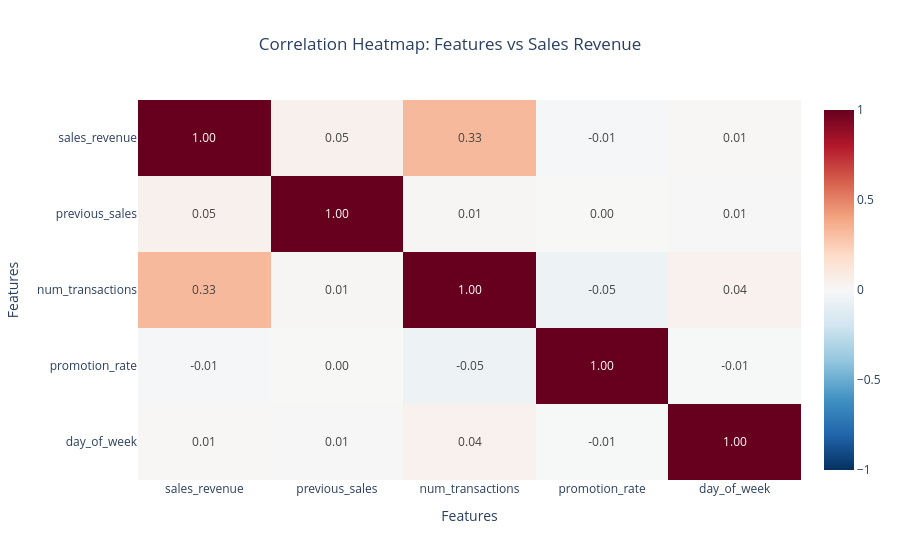

This figure's notebook cell:
### Code cell
numeric_cols = ['sales_revenue', 'previous_sales', 'num_transactions', 'promotion_rate', 'day_of_week']
corr_matrix = daily_sales[numeric_cols].corr()

fig = px.imshow(
    corr_matrix, 
    text_auto='.2f', 
    aspect='auto',
    title='Correlation Heatmap: Features vs Sales Revenue',
    color_continuous_scale='RdBu_r', 
    zmin=-1, 
    zmax=1
)

fig.update_layout(
    xaxis_title='Features', 
    yaxis_title='Features',
    title_x=0.5
)
fig.show()

print("\n--- Correlation with Sales Revenue (Sorted) ---")
print(corr_matrix['sales_revenue'].drop('sales_revenue').sort_values(ascending=False))

### Figure 1 — Plotly figure (JSON) as saved in the notebook; plotly's stock layout.template omitted (floating-point values rounded to 4 significant figures)
{"data": [{"coloraxis": "coloraxis", "hovertemplate": "x: %{x}<br>y: %{y}<br>color: %{z}<extra></extra>", "name": "0", "texttemplate": "%{z:.2f}", "type": "heatmap", "x": ["sales_revenue", "previous_sales", "num_transactions", "promotion_rate", "day_of_week"], "xaxis": "x", "y": ["sales_revenue", "previous_sales", "num_transactions", "promotion_rate", "day_of_week"], "yaxis": "y", "z": [[1.0, 0.04736, 0.3259, -0.009201, 0.009732], [0.04736, 1.0, 0.01431, 0.00304, 0.005513], [0.3259, 0.01431, 1.0, -0.05056, 0.04164], [-0.009201, 0.00304, -0.05056, 1.0, -0.005358], [0.009732, 0.005513, 0.04164, -0.005358, 1.0]]}], "layout": {"coloraxis": {"autocolorscale": false, "cmax": 1, "cmin": -1, "colorscale": [[0, "rgb(5,48,97)"], [0.1, "rgb(33,102,172)"], [0.2, "rgb(67,147,195)"], [0.3, "rgb(146,197,222)"], [0.4, "rgb(209,229,240)"], [0.5, "rgb(247,247,247)"], [0.6, "rgb(253,219,199)"], [0.7, "rgb(244,165,130)"], [0.8, "rgb(214,96,77)"], [0.9, "rgb(178,24,43)"], [1, "rgb(103,0,31)"]]}, "title": {"text": "Correlation Heatmap: Features vs Sales Revenue", "x": 0.5}, "xaxis": {"anchor": "y", "domain": [0, 1], "title": {"text": "Features"}}, "yaxis": {"anchor": "x", "autorange": "reversed", "domain": [0, 1], "title": {"text": "Features"}}}}
